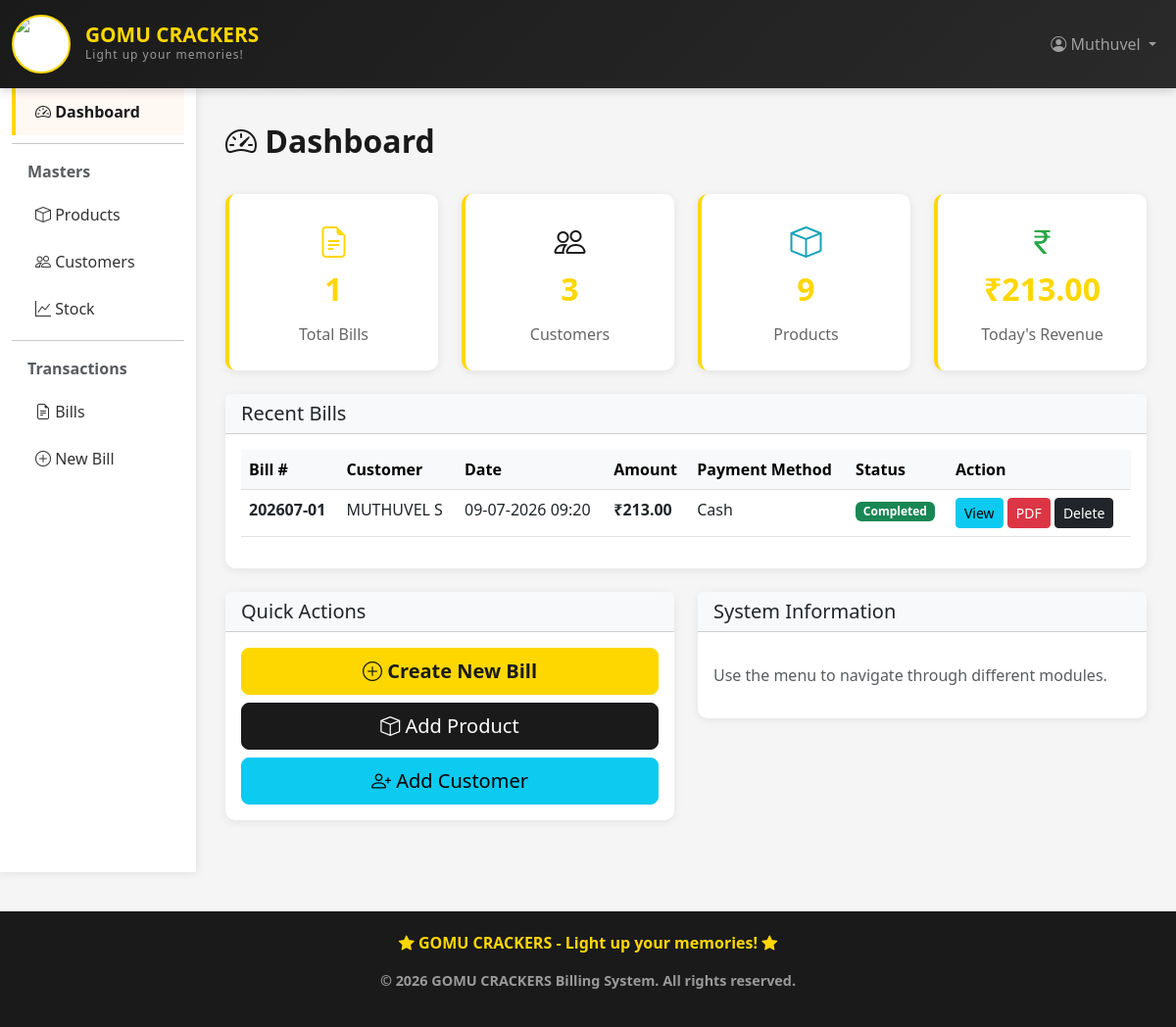
/billing/ (signed in), run on the app's committed database.
### billing_app/models.py (models this page shows, shortened)
class Bill(models.Model):
    PAYMENT_CHOICES = [
        ('cash', 'Cash'),
        ('card', 'Card'),
        ('upi', 'UPI'),
        ('cheque', 'Cheque'),
    ]
    bill_number = models.CharField(max_length=30, unique=True, blank=True, null=True, editable=False)
    bill_sequence = models.PositiveIntegerField(default=1)
    customer = models.ForeignKey(Customer, on_delete=models.SET_NULL, null=True, blank=True)
    bill_date = models.DateTimeField(auto_now_add=True)
    subtotal = models.DecimalField(max_digits=10, decimal_places=2, default=0)
    discount_percent = models.DecimalField(max_digits=5, decimal_places=2, default=0)
    discount_amount = models.DecimalField(max_digits=10, decimal_places=2, default=0)
    total_amount = models.DecimalField(max_digits=10, decimal_places=2, default=0)
    payment_method = models.CharField(max_length=10, choices=PAYMENT_CHOICES, default='cash')
    payment_received = models.DecimalField(max_digits=10, decimal_places=2, default=0)
    change_amount = models.DecimalField(max_digits=10, decimal_places=2, default=0)
    is_completed = models.BooleanField(default=False)
    notes = models.TextField(blank=True, null=True)
    created_at = models.DateTimeField(auto_now_add=True)
    updated_at = models.DateTimeField(auto_now=True)
    class Meta:
        ordering = ['-bill_date']

class Customer(models.Model):
    name = models.CharField(max_length=100)
    phone = models.CharField(max_length=15)
    email = models.EmailField(blank=True, null=True)
    address = models.TextField(blank=True, null=True)
    city = models.CharField(max_length=50, blank=True, null=True)
    created_at = models.DateTimeField(auto_now_add=True)
    updated_at = models.DateTimeField(auto_now=True)
    class Meta:
        ordering = ['-created_at']

### billing_app/views.py (the view)
# urls.py: path('', views.dashboard, name='dashboard'),
def dashboard(request):
    total_bills = Bill.objects.count()
    total_customers = Customer.objects.count()
    total_products = Product.objects.count()
    total_stock_movements = Stock.objects.count()
    today_revenue = Bill.objects.filter(bill_date__date=timezone.now().date()).aggregate(
        total=models.Sum('total_amount'))['total'] or 0
    recent_bills = Bill.objects.all()[:5]
    low_stock_products = Product.objects.filter(quantity__lt=10)
    context = {
        'total_bills': total_bills,
        'total_customers': total_customers,
        'total_products': total_products,
        'total_stock_movements': total_stock_movements,
        'today_revenue': today_revenue,
        'recent_bills': recent_bills,
        'low_stock_count': low_stock_products.count(),
    }
    return render(request, 'billing/dashboard.html', context)

### billing_app/templates/billing/dashboard.html (shortened to what this page needs)
{% extends 'billing/base.html' %}
{% block content %}
<div class="page-title">
    <i class="bi bi-speedometer2"></i> Dashboard
</div>
<div class="row mb-4">
    <div class="col-md-3">
        <div class="stat-card">
            <i class="bi bi-file-earmark-text" style="font-size: 2rem; color: var(--primary-color);"></i>
            <div class="stat-value">{{ total_bills }}</div>
            <div class="stat-label">Total Bills</div>
        </div>
    </div>
    <div class="col-md-3">
        <div class="stat-card">
            <i class="bi bi-people" style="font-size: 2rem; color: var(--secondary-color);"></i>
            <div class="stat-value">{{ total_customers }}</div>
            <div class="stat-label">Customers</div>
        </div>
    </div>
    <div class="col-md-3">
        <div class="stat-card">
            <i class="bi bi-box" style="font-size: 2rem; color: #17a2b8;"></i>
            <div class="stat-value">{{ total_products }}</div>
            <div class="stat-label">Products</div>
        </div>
    </div>
    <div class="col-md-3">
        <div class="stat-card">
            <i class="bi bi-currency-rupee" style="font-size: 2rem; color: #28a745;"></i>
            <div class="stat-value">₹{{ today_revenue|floatformat:2 }}</div>
            <div class="stat-label">Today's Revenue</div>
        </div>
    </div>
</div>
<div class="row">
    <div class="col-md-12">
        <div class="card">
            <div class="card-header bg-light">
                <h5 class="mb-0">Recent Bills</h5>
            </div>
            <div class="card-body">
                {% if recent_bills %}
                    <div class="table-responsive">
                        <table class="table table-hover">
                            <thead class="table-light">
                                <tr>
                                    <th>Bill #</th>
                                    <th>Customer</th>
                                    <th>Date</th>
                                    <th>Amount</th>
                                    <th>Payment Method</th>
                                    <th>Status</th>
                                    <th>Action</th>
                                </tr>
                            </thead>
                            <tbody>
                                {% for bill in recent_bills %}
                                <tr>
                                    <td><strong>{{ bill.bill_number }}</strong></td>
                                    <td>{{ bill.customer.name|default:"Walk-in" }}</td>
                                    <td>{{ bill.bill_date|date:"d-m-Y H:i" }}</td>
                                    <td><strong>₹{{ bill.total_amount|floatformat:2 }}</strong></td>
                                    <td>{{ bill.get_payment_method_display }}</td>
                                    <td>
                                        {% if bill.is_completed %}
                                            <span class="badge bg-success">Completed</span>
                                        {% else %}
                                            <span class="badge bg-warning">Pending</span>
                                        {% endif %}
                                    </td>
                                    <td>
                                        <a href="{% url 'bill_detail' bill.id %}" class="btn btn-sm btn-info">View</a>
                                        <a href="{% url 'bill_pdf' bill.id %}" class="btn btn-sm btn-danger">PDF</a>
                                        <a href="{% url 'delete_bill' bill.id %}"
       class="btn btn-sm btn-dark"
       onclick="return confirm('Are you sure you want to delete this bill?');">
        Delete
    </a>
                                    </td>
                                </tr>
                                {% endfor %}
                            </tbody>
                        </table>
                    </div>
                {% else %}
                    <p class="text-muted">No bills yet. <a href="{% url 'bill_create' %}">Create one</a></p>
                {% endif %}
            </div>
        </div>
    </div>
</div>
<div class="row mt-4">
    <div class="col-md-6">
        <div class="card">
            <div class="card-header bg-light">
                <h5 class="mb-0">Quick Actions</h5>
            </div>
            <div class="card-body">
                <a href="{% url 'bill_create' %}" class="btn btn-primary btn-lg w-100 mb-2">
                    <i class="bi bi-plus-circle"></i> Create New Bill
                </a>
                <a href="{% url 'product_create' %}" class="btn btn-secondary btn-lg w-100 mb-2">
                    <i class="bi bi-box"></i> Add Product
                </a>
                <a href="{% url 'customer_create' %}" class="btn btn-info btn-lg w-100">
                    <i class="bi bi-person-plus"></i> Add Customer
                </a>
            </div>
        </div>
    </div>
    <div class="col-md-6">
        <div class="card">
            <div class="card-header bg-light">
                <h5 class="mb-0">System Information</h5>
            </div>
            <div class="card-body">
                <p class="text-muted mt-3">Use the menu to navigate through different modules.</p>
            </div>
        </div>
    </div>
</div>
{% endblock %}

### billing_app/templates/billing/base.html (shortened to what this page needs)
<!DOCTYPE html>
<html lang="en">
<head>
    <link href="https://cdn.jsdelivr.net/npm/bootstrap@5.3.0/dist/css/bootstrap.min.css" rel="stylesheet">
    <link rel="stylesheet" href="https://cdn.jsdelivr.net/npm/bootstrap-icons@1.11.0/font/bootstrap-icons.css">
</head>
<body>
    <nav class="navbar navbar-expand-lg navbar-dark">
        <div class="container-fluid">
            <a class="navbar-brand" href="{% url 'dashboard' %}">
                <div class="logo-container">
                    <img src="https://i.ibb.co/TMwkDcp6/gomu1.jpg" alt="GOMU CRACKERS Logo" class="logo-img">
                </div>
                <div class="brand-text">
                    <span class="main-title">GOMU CRACKERS</span>
                    <span class="sub-title">Light up your memories!</span>
                </div>
            </a>
            <div class="collapse navbar-collapse" id="navbarNav">
                <ul class="navbar-nav ms-auto">
                    <li class="nav-item dropdown">
                        <a class="nav-link dropdown-toggle" href="#" id="userDropdown" role="button" data-bs-toggle="dropdown">
                            <i class="bi bi-person-circle"></i> {% if user.is_authenticated %}{{ user.username }}{% else %}Guest{% endif %}
                        </a>
                    </li>
                </ul>
            </div>
        </div>
    </nav>
    <div class="container-fluid">
        <div class="row">
            <nav class="col-md-2 sidebar">
                <div class="d-flex flex-column">
                    <a href="{% url 'dashboard' %}" class="nav-link {% if request.resolver_match.url_name == 'dashboard' %}active{% endif %}">
                        <i class="bi bi-speedometer2"></i> Dashboard
                    </a>
                    <hr class="my-2">
                    <div class="fw-bold text-muted px-3 mt-2 mb-2">Masters</div>
                    <a href="{% url 'product_list' %}" class="nav-link {% if 'product' in request.resolver_match.url_name %}active{% endif %}">
                        <i class="bi bi-box"></i> Products
                    </a>
                    <a href="{% url 'customer_list' %}" class="nav-link {% if 'customer' in request.resolver_match.url_name %}active{% endif %}">
                        <i class="bi bi-people"></i> Customers
                    </a>
                    <a href="{% url 'stock_list' %}" class="nav-link {% if 'stock' in request.resolver_match.url_name %}active{% endif %}">
                        <i class="bi bi-graph-up"></i> Stock
                    </a>
                    <hr class="my-2">
                    <div class="fw-bold text-muted px-3 mt-2 mb-2">Transactions</div>
                    <a href="{% url 'bill_list' %}" class="nav-link {% if 'bill' in request.resolver_match.url_name %}active{% endif %}">
                        <i class="bi bi-file-earmark-text"></i> Bills
                    </a>
                    <a href="{% url 'bill_create' %}" class="nav-link">
                        <i class="bi bi-plus-circle"></i> New Bill
                    </a>
                </div>
            </nav>
            <main class="col-md-10 main-content">
                {% block content %}{% endblock %}
            </main>
        </div>
    </div>
    <footer class="footer">
        <p><i class="bi bi-star-fill"></i> GOMU CRACKERS - Light up your memories! <i class="bi bi-star-fill"></i></p>
        <p style="font-size: 0.9rem; color: #999; margin-top: 10px;">&copy; 2026 GOMU CRACKERS Billing System. All rights reserved.</p>
    </footer>
</body>
</html>

### billing_app/templates/billing/base.html (style rules this page uses)
:root { --primary-color: #FFD700; --secondary-color: #1a1a1a; --light-color: #FFF8F3; --dark-color: #1a1a1a; }
body { background-color: #f5f5f5; font-family: 'Segoe UI', Tahoma, Geneva, Verdana, sans-serif; }
.navbar { background: linear-gradient(135deg, var(--secondary-color), #2a2a2a); box-shadow: 0 2px 10px rgba(0,0,0,0.2); padding: 10px 0; }
.navbar-brand { display: flex; align-items: center; gap: 15px; font-weight: 700; color: white !important; text-decoration: none; }
.logo-container { width: 60px; height: 60px; border-radius: 50%; display: flex; align-items: center; justify-content: center; position: relative; border: 2px solid var(--primary-color); flex-shrink: 0; overflow: hidden; background: white; }
.logo-img { width: 100%; height: 100%; object-fit: cover; border-radius: 50%; }
.brand-text { display: flex; flex-direction: column; gap: 2px; }
.brand-text .main-title { font-size: 1.3rem; font-weight: 700; color: var(--primary-color); line-height: 1; }
.brand-text .sub-title { font-size: 0.75rem; color: #999; font-weight: 400; letter-spacing: 1px; }
.sidebar { background: white; box-shadow: 0 0 10px rgba(0,0,0,0.1); min-height: 100vh; }
.sidebar .nav-link { color: #333; border-left: 4px solid transparent; padding: 12px 20px; transition: all 0.3s ease; }
.sidebar .nav-link.active { background-color: var(--light-color); border-left-color: var(--primary-color); color: var(--secondary-color); font-weight: 600; }
.main-content { padding: 30px; }
.card { border: none; border-radius: 10px; box-shadow: 0 2px 10px rgba(0,0,0,0.08); transition: transform 0.3s ease; }
.btn-primary { background-color: var(--primary-color); border-color: var(--primary-color); color: var(--secondary-color); font-weight: 600; }
.btn-secondary { background-color: var(--secondary-color); border-color: var(--secondary-color); color: white; }
.page-title { color: var(--secondary-color); font-weight: 700; margin-bottom: 30px; font-size: 2rem; }
.stat-card { background: white; border-radius: 10px; padding: 25px; text-align: center; box-shadow: 0 2px 10px rgba(0,0,0,0.08); border-left: 4px solid var(--primary-color); }
.stat-card .stat-value { font-size: 2rem; font-weight: 700; color: var(--primary-color); }
.stat-card .stat-label { color: #666; margin-top: 10px; }
.footer { background: var(--secondary-color); color: var(--primary-color); padding: 20px; text-align: center; margin-top: 40px; font-weight: 600; }

### data on the page
Bill: bill_number "202607-01", customer.name "MUTHUVEL S", bill_date "09-07-2026 09:20", total_amount "213.00", payment_method "Cash", is_completed "Completed"

### other printed values
{{ user.username }} "Muthuvel"
{{ total_bills }} "1"
{{ total_customers }} "3"
{{ total_products }} "9"
{{ today_revenue|floatformat:2 }} "213.00"
